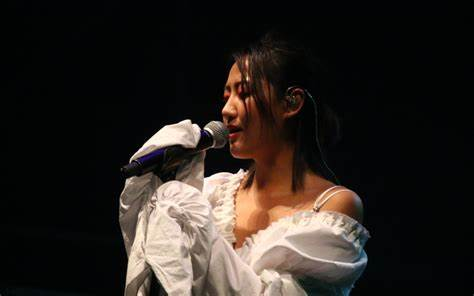
#> input picture cl1.jpg, 474 x 296 px
$ jupyter execute --allow-errors ImageFilter.ipynb
#> lines starting #> are read from the running program, lines starting #| are printed output that depends on the picture
# `ImageFilter`&nbsp;模块

这个&nbsp;`ImageFilter`&nbsp;模块包含一组预定义的筛选器的定义，这些筛选器可与&nbsp;`Image.filter()`&nbsp;方法。

## 示例：过滤图像

[cell 1]
from PIL import ImageFilter

#> (the rest of this cell did not finish here and is left out)

## 过滤器

库的当前版本提供了以下一组预定义的图像增强过s>

*  **BLUR**
*  **CONTOUR**
*  **DETAIL**
*  **EDGE_ENHANCE**
*  **EDGE_ENHANCE_MORE**
*  **EMBOSS**
*  **FIND_EDGES**
*  **SHARPEN**
*  **SMOOTH**
*  **SMOOTH_MORE**

[cell 2]
from PIL import Image, ImageFilter

im = Image.open("cl1.jpg")
#> im is the input picture: PIL image 474x296 RGB; mean R, G, B 43.1, 36.9, 32.4
im1 = Image.open("cl2.jpg")
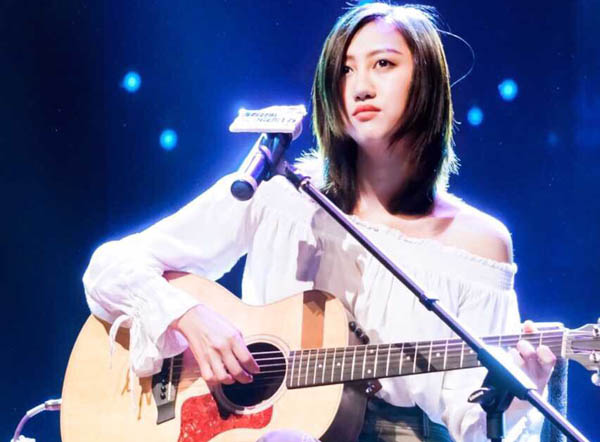
#> input picture cl2.jpg, 600 x 442 px
#> im1 is the input picture: PIL image 600x442 RGB; mean R, G, B 103.8, 109.1, 148.1


# Blur the input image using the filter ImageFilter.BLUR
im_blurred = im.filter(filter=ImageFilter.BLUR)
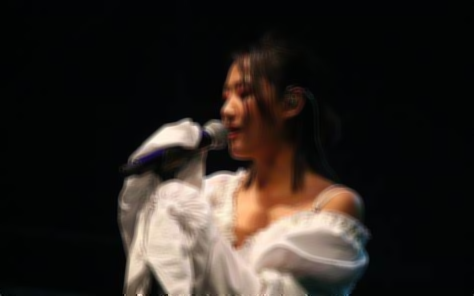
#> im_blurred: PIL image 474x296 RGB; mean R, G, B 43.1, 36.9, 32.4
im_blurred

_class_ `PIL.ImageFilter.Color3DLUT`(_size_,&nbsp;_table_,&nbsp;_channels=3_,&nbsp;_target_mode=None_,&nbsp;_**kwargs_)

三维颜色查找表。

使用通道的值作为三维查找表中的坐标转换3通道像素，并插入最近的元素。

此方法允许您使用预先计算的抽取表在恒定时间内应用几乎任何颜色转换。

5.2.0 新版功能.

* 参数
  *  **size**&nbsp;-- 表格的大小。（int，int，int）的一个int或元组。任何尺寸的最小尺寸为2，最大尺寸为65。
  *  **table**&nbsp;-- 平面查找表。一览表&nbsp;`channels * size**3`&nbsp;浮动元素或&nbsp;`size**3`&nbsp;通道大小的浮点数元组。首先改变通道，然后是第一个维度，然后是第二个维度，然后个维度。值0.0对应输出的最小值，1.0最高。
  *  **channels**&nbsp;-- 表中的通道数。可能是3或4。默认值为3。
  *  **target_mode**&nbsp;-- 结果图像的模式。应该有不少于&nbsp;`channels`&nbsp;渠道。默认是&nbsp;`None`&nbsp;也就是说模式不会改变。

* _classmethod_`generate`(_size_,&nbsp;_callback_,&nbsp;_channels=3_,&nbsp;_target_mode=None_)

  使用提供的回调生成新的LUT。

  *  参数
     *  **size**&nbsp;-- 桌子的大小。传递给构造函数。
     *  **callback**&nbsp;-- 三个参数对应三个颜色通道的功能。将被调用&nbsp;`size**3`&nbsp;值在0.0到1.0之间的时间，应返回一个具有&nbsp;`channels`&nbsp;元素。
     *  **channels**&nbsp;-- 应返回回调的通道数。
     *  **target_mode**&nbsp;-- 传递给结果查找表的构造函数。

* `transform`(_callback_,&nbsp;_with_normals=False_,&nbsp;_channels=None_,&nbsp;_target_mode=None_)

   使用提供的回调转换表值，并返回具有更改值的新LUT。

   * 参数
     *  **callback**&nbsp;-- 获取旧查阅表格值并返回一组新值的函数。函数应采用的参数个数为&nbsp;`self.channels`&nbsp;或&nbsp;`3 + self.channels`&nbsp;如果&nbsp;`withs`&nbsp;已设置标志。应返回的元组&nbsp;`self.channels`&nbsp;或&nbsp;`channels`&nbsp;元素（如果已设置）。
     *  **with_normals**&nbsp;-- 如果是真的，&nbsp;`callback`&nbsp;将以颜色多维数据集中的坐标作为前三个参数调用。否则，&nbsp;`callback`&nbsp;将仅使用实际颜色值调用。
     *  **channels**&nbsp;-- 结果查找表中的通道数。
     *  **target_mode**&nbsp;-- 传递给结果查找表的构造函数。

_class_ `PIL.ImageFilter.BoxBlur`(_radius_)

通过将每个像素设置为每个方向延伸半径像素的方形框中像素的平均值来模糊图像。支持任意大小的浮动半径。使用一个优化的实现，该实现相对于任何半径值的图像大小以线性时间运行。

* 参数
  *  **radius**&nbsp;-- 一个方向上的框的大小。半径0不模糊，返回相同的图像。半径1在每个方向上取1个像素，即总共9个像素。

[cell 3]
im.filter(ImageFilter.BoxBlur(4))

_class_ `PIL.ImageFilter.GaussianBlur`(_radius=2_)

高斯模糊滤波器。

* 参数
  *  **radius**&nbsp;-- 模糊半径。

[cell 4]
im.filter(ImageFilter.GaussianBlur(4))

_class_ `PIL.ImageFilter.UnsharpMask`(_radius=2_,&nbsp;_percent=150_,&nbsp;_threshold=3_)

取消锐化屏蔽滤波器。

在上查看维基百科的条目&nbsp;digital unsharp masking&nbsp;有关参数的说明。

* 参数
  *  **radius**&nbsp;-- 模糊半径
  *  **percent**&nbsp;-- 不清晰度强度，百分比
  *  **threshold**&nbsp;-- 阈值控制将锐化的最小亮度变化

[cell 5]
im.filter(ImageFilter.UnsharpMask(4))

[cell 6]
im.filter(ImageFilter.UnsharpMask(4,300,5))
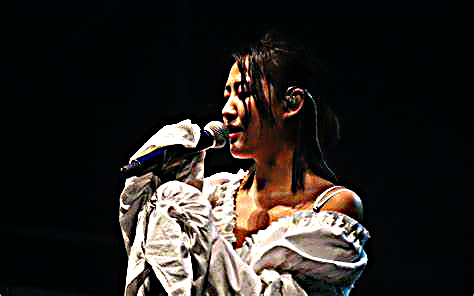
#> Out: PIL image 474x296 RGB; mean R, G, B 42.2, 37.4, 33.8

_class_ `PIL.ImageFilter.Kernel`(_size_,&nbsp;_kernel_,&nbsp;_scale=None_,&nbsp;_offset=0_)

创建卷积内核。当前版本只支持3x3和5x5整数和浮点内核。

在当前版本中，内核只能应用于“l”和“rgb”图像。

* 参数
  *  **size**&nbsp;-- 内核大小，表示为（宽度、高度）。在当前版本中，必须是（3,3）或（5,5）。
  *  **kernel**&nbsp;-- 包含核权的序列。
  *  **scale**&nbsp;-- 比例因子如果给定，则每个像素的结果除以该值。默认值是内核权重的总和。
  *  **offset**&nbsp;-- 抵消。如果给定，该值将在除以比例因子后添加到结果中。

[cell 7]
a = (1,0,0,0,1,0,0,0,1)
iii=im1.copy()
for i in range(30):
    iii = iii.filter(ImageFilter.Kernel((3,3),a))
#> this loop made 30 passes
#> pass 2, `iii = iii.filter(ImageFilter.Kernel((3,3),a))`:
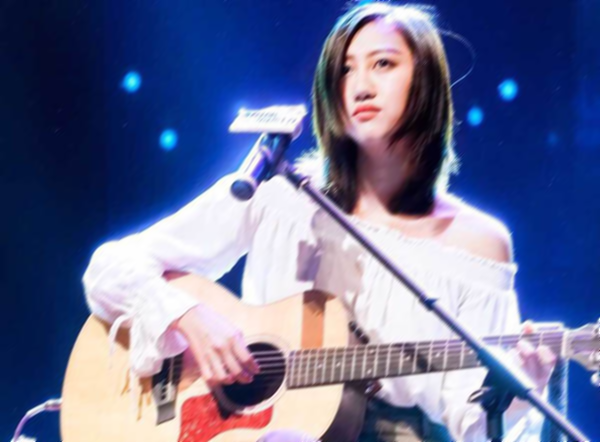
#> iii: PIL image 600x442 RGB; mean R, G, B 103.8, 109.1, 148.1
#> after the loop:
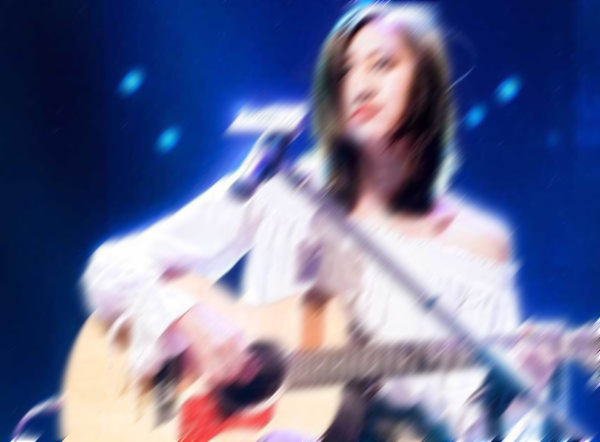
#> iii: PIL image 600x442 RGB; mean R, G, B 103.8, 109.1, 148.1
iii

[cell 8]
iii = iii.filter(ImageFilter.Kernel((5,5),(0,0,0,0,0,0,0,0,0,0,0.2,0.2,0.2,0.2,0.2,0,0,0,0,0,0,0,0,0,0)))
iii

[cell 9]
im1.filter(ImageFilter.Kernel((3,3),(1,1,1,0,0,0,2,0,2)))

[cell 10]
im1

_class_ `PIL.ImageFilter.RankFilter`(_size_,&nbsp;_rank_)

创建等级筛选器。等级过滤器对给定大小的窗口中的所有像素排序，并返回 rank' 钍值。

* 参数
  *  **size**&nbsp;-- 内核大小，以像素为单位。
  *  **rank**&nbsp;-- 要选取的像素值。使用0作为最小过滤器，&nbsp;`size * size / 2`&nbsp;对于中值滤波器，&nbsp;`size * size - 1`&nbsp;对于最大滤波器等。

[cell 11]
im1.filter(ImageFilter.RankFilter(5,8))
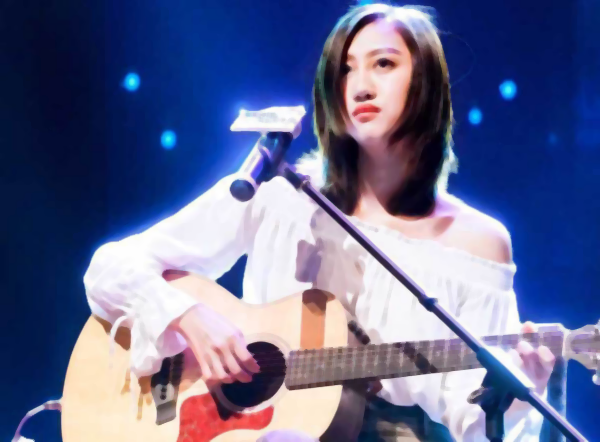
#> Out: PIL image 600x442 RGB; mean R, G, B 98.9, 104.1, 143.6

_class_ `PIL.ImageFilter.MedianFilter`(_size=3_)

创建中值过滤器。选取具有给定大小的窗口中的中值像素值。

* 参数
  *  **size**&nbsp;-- 内核大小，以像素为单位。

[cell 12]
im1.filter(ImageFilter.MedianFilter(5))
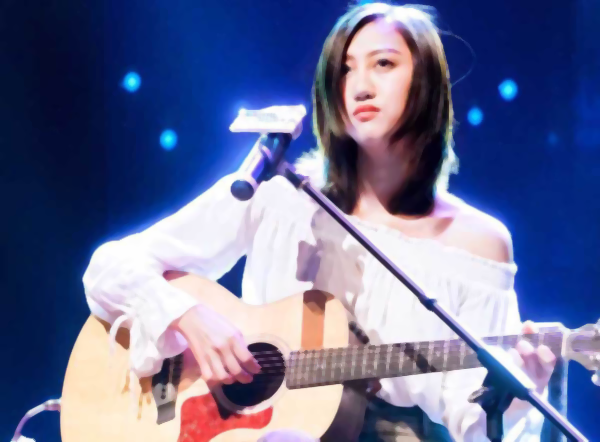
#> Out: PIL image 600x442 RGB; mean R, G, B 103.7, 109, 148.1

_class_ `PIL.ImageFilter.MinFilter`(_size=3_)

创建最小筛选器。选取具有给定大小的窗口中的最低像素值。

* 参数
  *  **size**&nbsp;-- 内核大小，以像素为单位。

[cell 13]
im1.filter(ImageFilter.MinFilter(5))
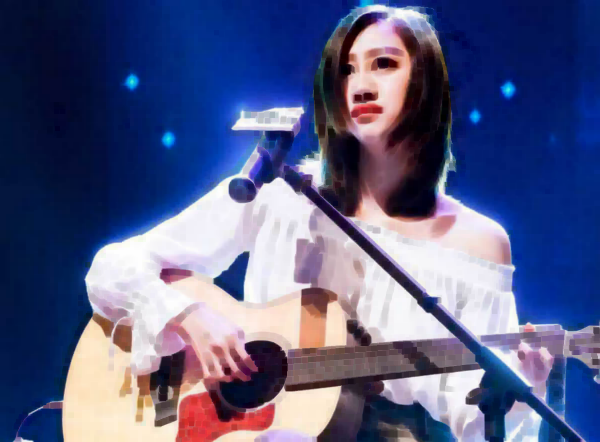
#> Out: PIL image 600x442 RGB; mean R, G, B 86.6, 91.7, 131.4

_class_ `PIL.ImageFilter.MaxFilter`(_size=3_)

创建最大筛选器。选取窗口中具有给定大小的最大像素值。

* 参数
  *  **size**&nbsp;-- 内核大小，以像素为单位。

[cell 14]
im1.filter(ImageFilter.MaxFilter(5))
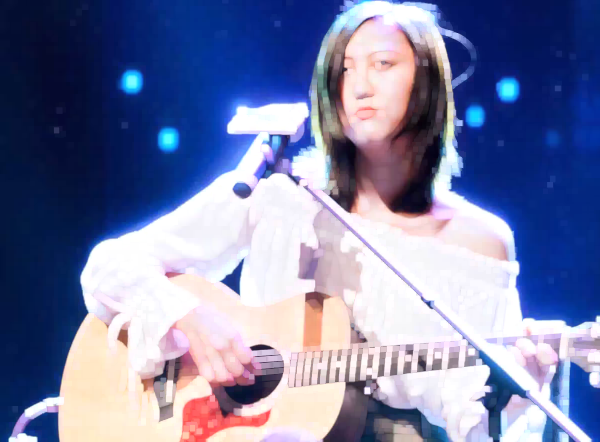
#> Out: PIL image 600x442 RGB; mean R, G, B 120.9, 126.8, 164.2

_class_ `PIL.ImageFilter.ModeFilter`(_size=3_)

创建模式筛选器。选取具有给定大小的框中最频繁的像素值。只出现一次或两次的像素值将被忽略；如果没有超过两次的像素值出现，则保留原始像素值。

* 参数
  *  **size**&nbsp;-- 内核大小，以像素为单位。

[cell 15]
im1.filter(ImageFilter.ModeFilter(5))
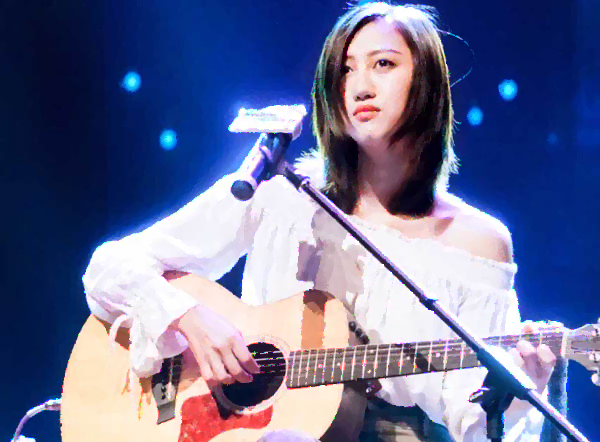
#> Out: PIL image 600x442 RGB; mean R, G, B 104, 109, 148.6
